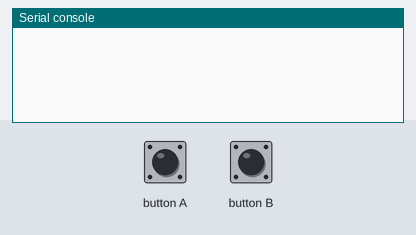
The program below on a simulated BBC micro:bit running MicroPython. Shown: the last lines printed to the serial console. The test bench sets the inputs (shaded band). No radio messages arrive unless stated (any console line starting 'radio sent:' is added by the test bench).

Above: at 1.2 s.
1.3 s: button A pressed for 0.15 s
At 2.0 s:
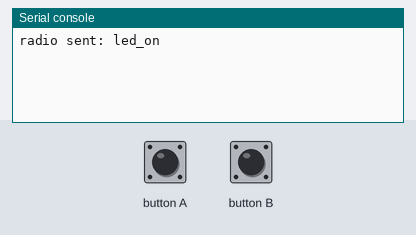
2.9 s: button B pressed for 0.15 s
At 4.4 s:
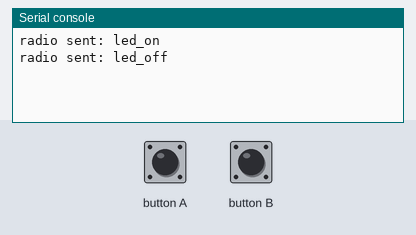

The program:

light-radio_sender_program_2_-main.py
```python
from microbit import *
import radio
radio.on()
while True:
    #ambient_light=display.read_light_level()
    if button_a.was_pressed():
        radio.send('led_on')
    if button_b.was_pressed():
        radio.send('led_off')
```

Measured:
- after the input at 1.3 s, the serial console: prints a new line at once (image 1)
- after the input at 2.9 s, the serial console: prints a new line at once (image 2)
